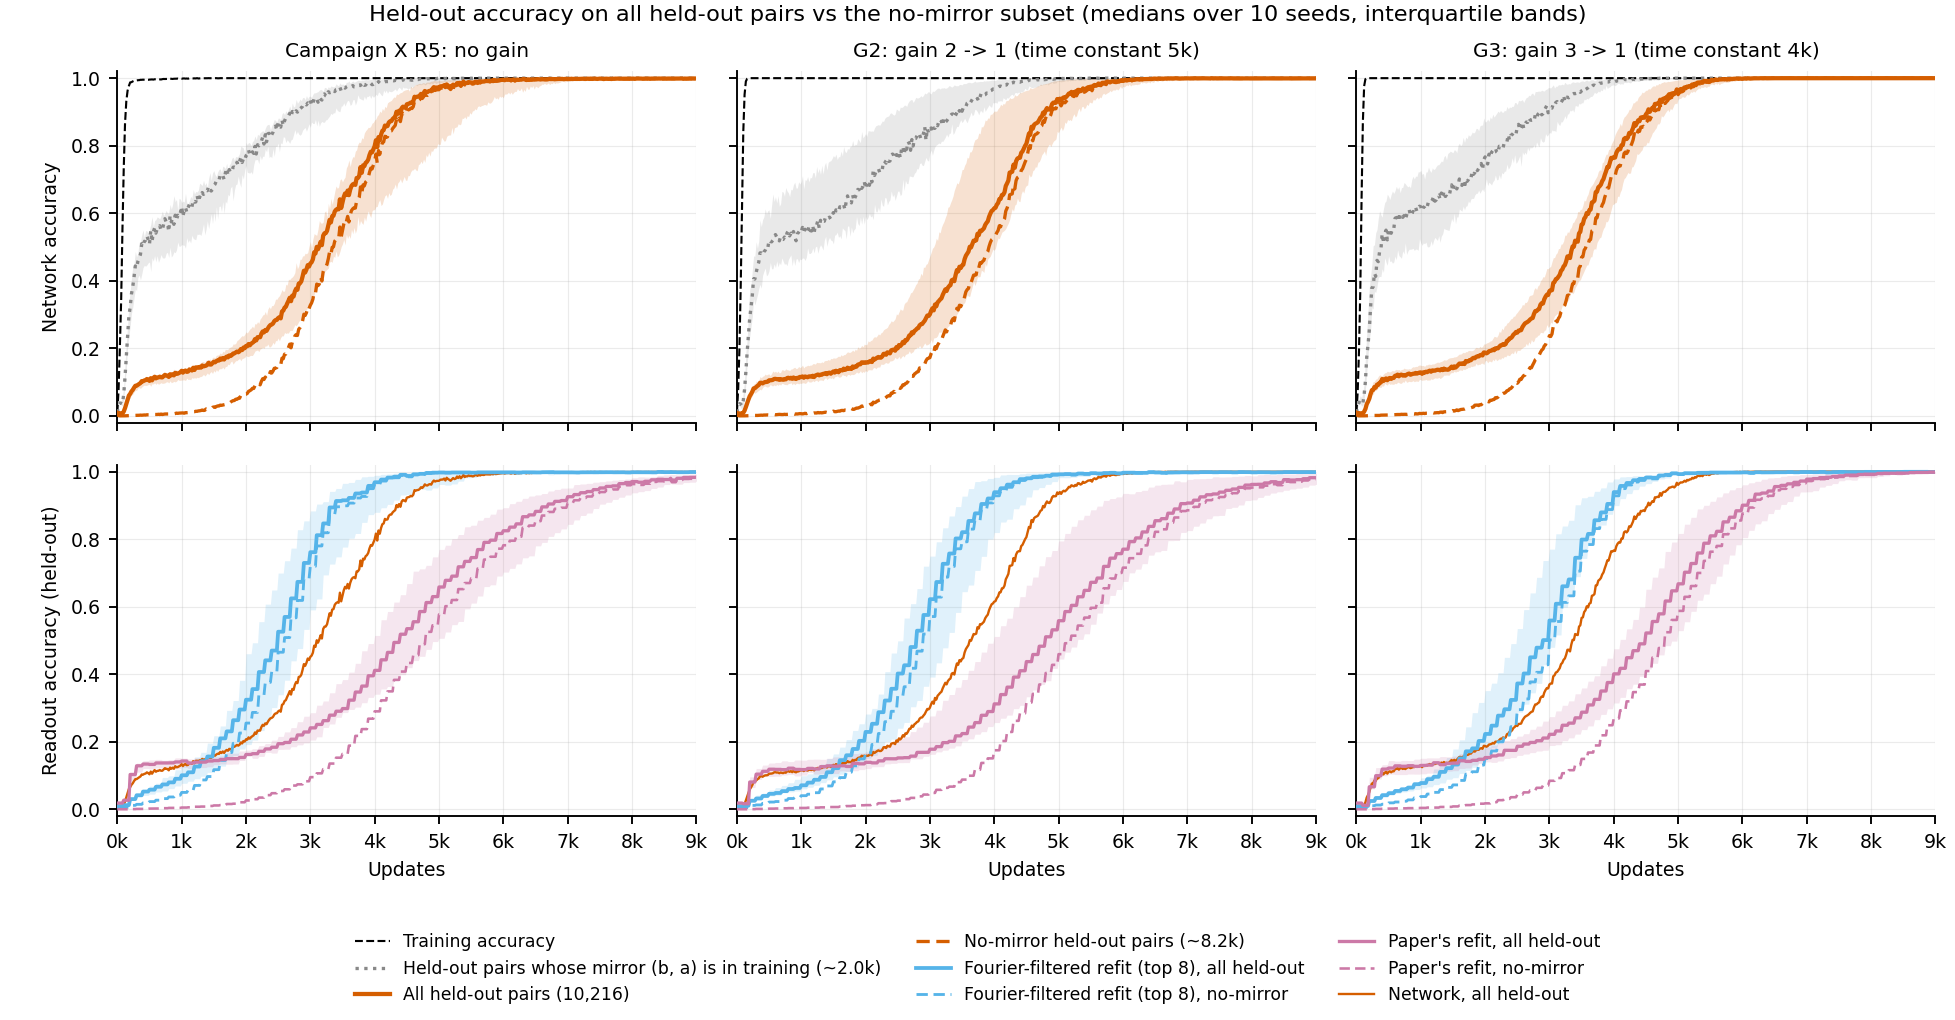

The Python source for this figure:
#!/usr/bin/env python3
import glob, json, os, sys
import numpy as np
import matplotlib; matplotlib.use('Agg')
import matplotlib.pyplot as plt
from matplotlib.ticker import FuncFormatter
sys.path.insert(0, '/home/claude/kt/campaign_X'); sys.path.insert(0, '/home/claude/kt/campaign_Y')
import analyze_X as AX, plot_X as PX, analyze_Y as AY

plt.rcParams.update({'font.family': 'DejaVu Sans', 'font.size': 8, 'axes.spines.top': False, 'axes.spines.right': False,
                     'axes.titlesize': 8.5, 'legend.frameon': False})


def counts(c):
    p = c['p']; a = np.repeat(np.arange(p), p); b = np.tile(np.arange(p), p)
    perm = np.random.default_rng(c['split_seed']).permutation(p * p); n = int(c['frac'] * p * p)
    tr = np.sort(perm[:n]); te = np.sort(perm[n:]); intr = np.zeros(p * p, bool); intr[tr] = True
    nm = te[~intr[b[te] * p + a[te]]]; return len(te), len(nm)


def per_run(fn):
    d = AX.load(fn); obs = d['obs']; c = d.get('cfg_full') or d['cfg']
    N, Nnm = counts(c); Nmir = N - Nnm
    L = np.asarray(d['loss'], float); cm = AY.smooth(L); st, tr = AX.series(obs, 'train_acc'); fit = AX.first_logged(st, tr, 1.0)
    out = dict(N=N, N_nm=Nnm, N_mirror=Nmir)
    s, va = AX.series(obs, 'test_acc'); s2, vn = AX.series(obs, 'test_acc_nm'); assert np.array_equal(s, s2)
    vm = (va * N - vn * Nnm) / Nmir
    out['mirror_at_fit'] = float(AY.at(s, vm, fit)) if fit is not None else None
    out['acc_at_fit'] = dict(all=float(AY.at(s, va, fit)), nm=float(AY.at(s, vn, fit))) if fit is not None else None
    for tag, suf in (('all', ''), ('nm', '_nm')):
        sv, v = AX.series(obs, 'test_acc' + suf)
        net = {q: AX.interp_cross(sv, v, q) for q in (0.1, 0.5, 0.9)}
        R = dict(net={str(q): t for q, t in net.items()}, final=float(v[-1]))
        for name, key in (('fourier_top8', 'fref_top8_test_acc'), ('paper_refit', 'refit_test_acc')):
            sr, vr = AX.series(obs, key + suf)
            R[name] = {str(q): (net[q] - AX.interp_cross(sr, vr, q)) if (net[q] is not None and AX.interp_cross(sr, vr, q) is not None) else None
                       for q in (0.5, 0.9)}
        if fit is not None:
            q, I = AY.paper_window(cm, int(fit), sv, v); R['q_te'] = q; R['W'] = I
        out[tag] = R
    return out


def main(ydir, xdir, outdir):
    os.makedirs(outdir, exist_ok=True)
    G = {}
    for fn in sorted(glob.glob(os.path.join(ydir, '*', 'run.json.gz'))):
        G.setdefault(os.path.basename(os.path.dirname(fn)).split('_')[1], []).append(fn)
    G = {'X_R5': sorted(f for f in glob.glob(os.path.join(xdir, 'X_R5_*', 'run.json.gz'))), **G}
    res = {g: [dict(per_run(f), id=os.path.basename(os.path.dirname(f))) for f in fs] for g, fs in G.items()}
    json.dump(res, open(os.path.join(outdir, 'heldout_defs.json'), 'w'), indent=1, default=float)
    med = lambda x: float(np.median([y for y in x if y is not None])) if any(y is not None for y in x) else None
    rng = lambda x: (min(y for y in x if y is not None), max(y for y in x if y is not None))
    for g, R in res.items():
        print(f'== {g} ({len(R)} runs): held-out pairs {R[0]["N"]}, no-mirror {R[0]["N_nm"]}-{max(r["N_nm"] for r in R)}, mirror in training {min(r["N_mirror"] for r in R)}-{max(r["N_mirror"] for r in R)}')
        print(f'   at the first full fit: all {med([r["acc_at_fit"]["all"] for r in R]):.3f}, no-mirror {med([r["acc_at_fit"]["nm"] for r in R]):.3f}, mirror-in-training subset {med([r["mirror_at_fit"] for r in R]):.3f}')
        for tag in ('all', 'nm'):
            X = [r[tag] for r in R]
            print(f'   [{tag}] net 0.1/0.5/0.9 medians', [med([x['net'][q] for x in X]) for q in ('0.1', '0.5', '0.9')],
                  '| final', rng([x['final'] for x in X]),
                  '| q_te', rng([x.get('q_te') for x in X]),
                  '| Fourier top-8 lead 0.5/0.9: median', [med([x['fourier_top8'][q] for x in X]) for q in ('0.5', '0.9')],
                  'n_lead', [sum((x['fourier_top8'][q] or -1) > 0 for x in X) for q in ('0.5', '0.9')],
                  '| paper refit lead 0.5:', med([x['paper_refit']['0.5'] for x in X]))
    titles = {'X_R5': 'Campaign X R5: no gain', 'G2': 'G2: gain 2 -> 1 (time constant 5k)', 'G3': 'G3: gain 3 -> 1 (time constant 4k)'}
    fig, axs = plt.subplots(2, 3, figsize=(11.5, 6.0), sharex='col', sharey=True)
    for j, g in enumerate(('X_R5', 'G2', 'G3')):
        runs = [AX.load(f) for f in G[g]]; T = max(len(d['loss']) for d in runs); grid = np.arange(0, T, 20)
        Nc = [counts(d.get('cfg_full') or d['cfg']) for d in runs]
        A = PX.on_grid(runs, 'test_acc', grid); B = PX.on_grid(runs, 'test_acc_nm', grid)
        Mi = np.stack([(A[i] * Nc[i][0] - B[i] * Nc[i][1]) / (Nc[i][0] - Nc[i][1]) for i in range(len(runs))])
        ax = axs[0, j]
        PX.med_band(ax, grid, PX.on_grid(runs, 'train_acc', grid), PX.C_TRAIN, ls='--', lw=0.9, label='Training accuracy', band=False)
        PX.med_band(ax, grid, Mi, PX.C_GREY, ls=':', lw=1.4, label='Held-out pairs whose mirror (b, a) is in training (~2.0k)')
        PX.med_band(ax, grid, A, PX.C_NET, lw=1.8, label='All held-out pairs (10,216)')
        PX.med_band(ax, grid, B, PX.C_NET, ls=(0, (4, 2)), lw=1.4, label='No-mirror held-out pairs (~8.2k)', band=False)
        ax.set_title(titles[g]); ax.grid(alpha=0.25, lw=0.5)
        ax = axs[1, j]
        PX.med_band(ax, grid, PX.on_grid(runs, 'fref_top8_test_acc', grid), PX.C_FOUR, lw=1.6, label='Fourier-filtered refit (top 8), all held-out')
        PX.med_band(ax, grid, PX.on_grid(runs, 'fref_top8_test_acc_nm', grid), PX.C_FOUR, ls=(0, (4, 2)), lw=1.2, band=False, label='Fourier-filtered refit (top 8), no-mirror')
        PX.med_band(ax, grid, PX.on_grid(runs, 'refit_test_acc', grid), PX.C_REFIT, lw=1.4, label="Paper's refit, all held-out")
        PX.med_band(ax, grid, PX.on_grid(runs, 'refit_test_acc_nm', grid), PX.C_REFIT, ls=(0, (4, 2)), lw=1.1, band=False, label="Paper's refit, no-mirror")
        PX.med_band(ax, grid, A, PX.C_NET, lw=1.0, band=False, label='Network, all held-out', z=2)
        ax.grid(alpha=0.25, lw=0.5); ax.set_xlabel('Updates'); ax.set_xlim(0, 9000)
        ax.xaxis.set_major_formatter(FuncFormatter(lambda x_, _: f'{x_ / 1000:g}k'))
    axs[0, 0].set_ylabel('Network accuracy'); axs[1, 0].set_ylabel('Readout accuracy (held-out)')
    for ax in axs.flat: ax.set_ylim(-0.02, 1.02)
    h0, l0 = axs[0, 0].get_legend_handles_labels(); h1, l1 = axs[1, 0].get_legend_handles_labels()
    fig.legend(h0 + h1, l0 + l1, loc='lower center', ncol=3, fontsize=7.3, bbox_to_anchor=(0.5, 0.0))
    fig.suptitle('Held-out accuracy on all held-out pairs vs the no-mirror subset (medians over 10 seeds, interquartile bands)', fontsize=9.5, y=0.995)
    fig.subplots_adjust(left=0.06, right=0.99, top=0.93, bottom=0.2, hspace=0.12, wspace=0.07)
    fig.savefig(os.path.join(outdir, 'heldout_defs.png'), dpi=170); plt.close(fig)


if __name__ == '__main__':
    main(*sys.argv[1:4])
